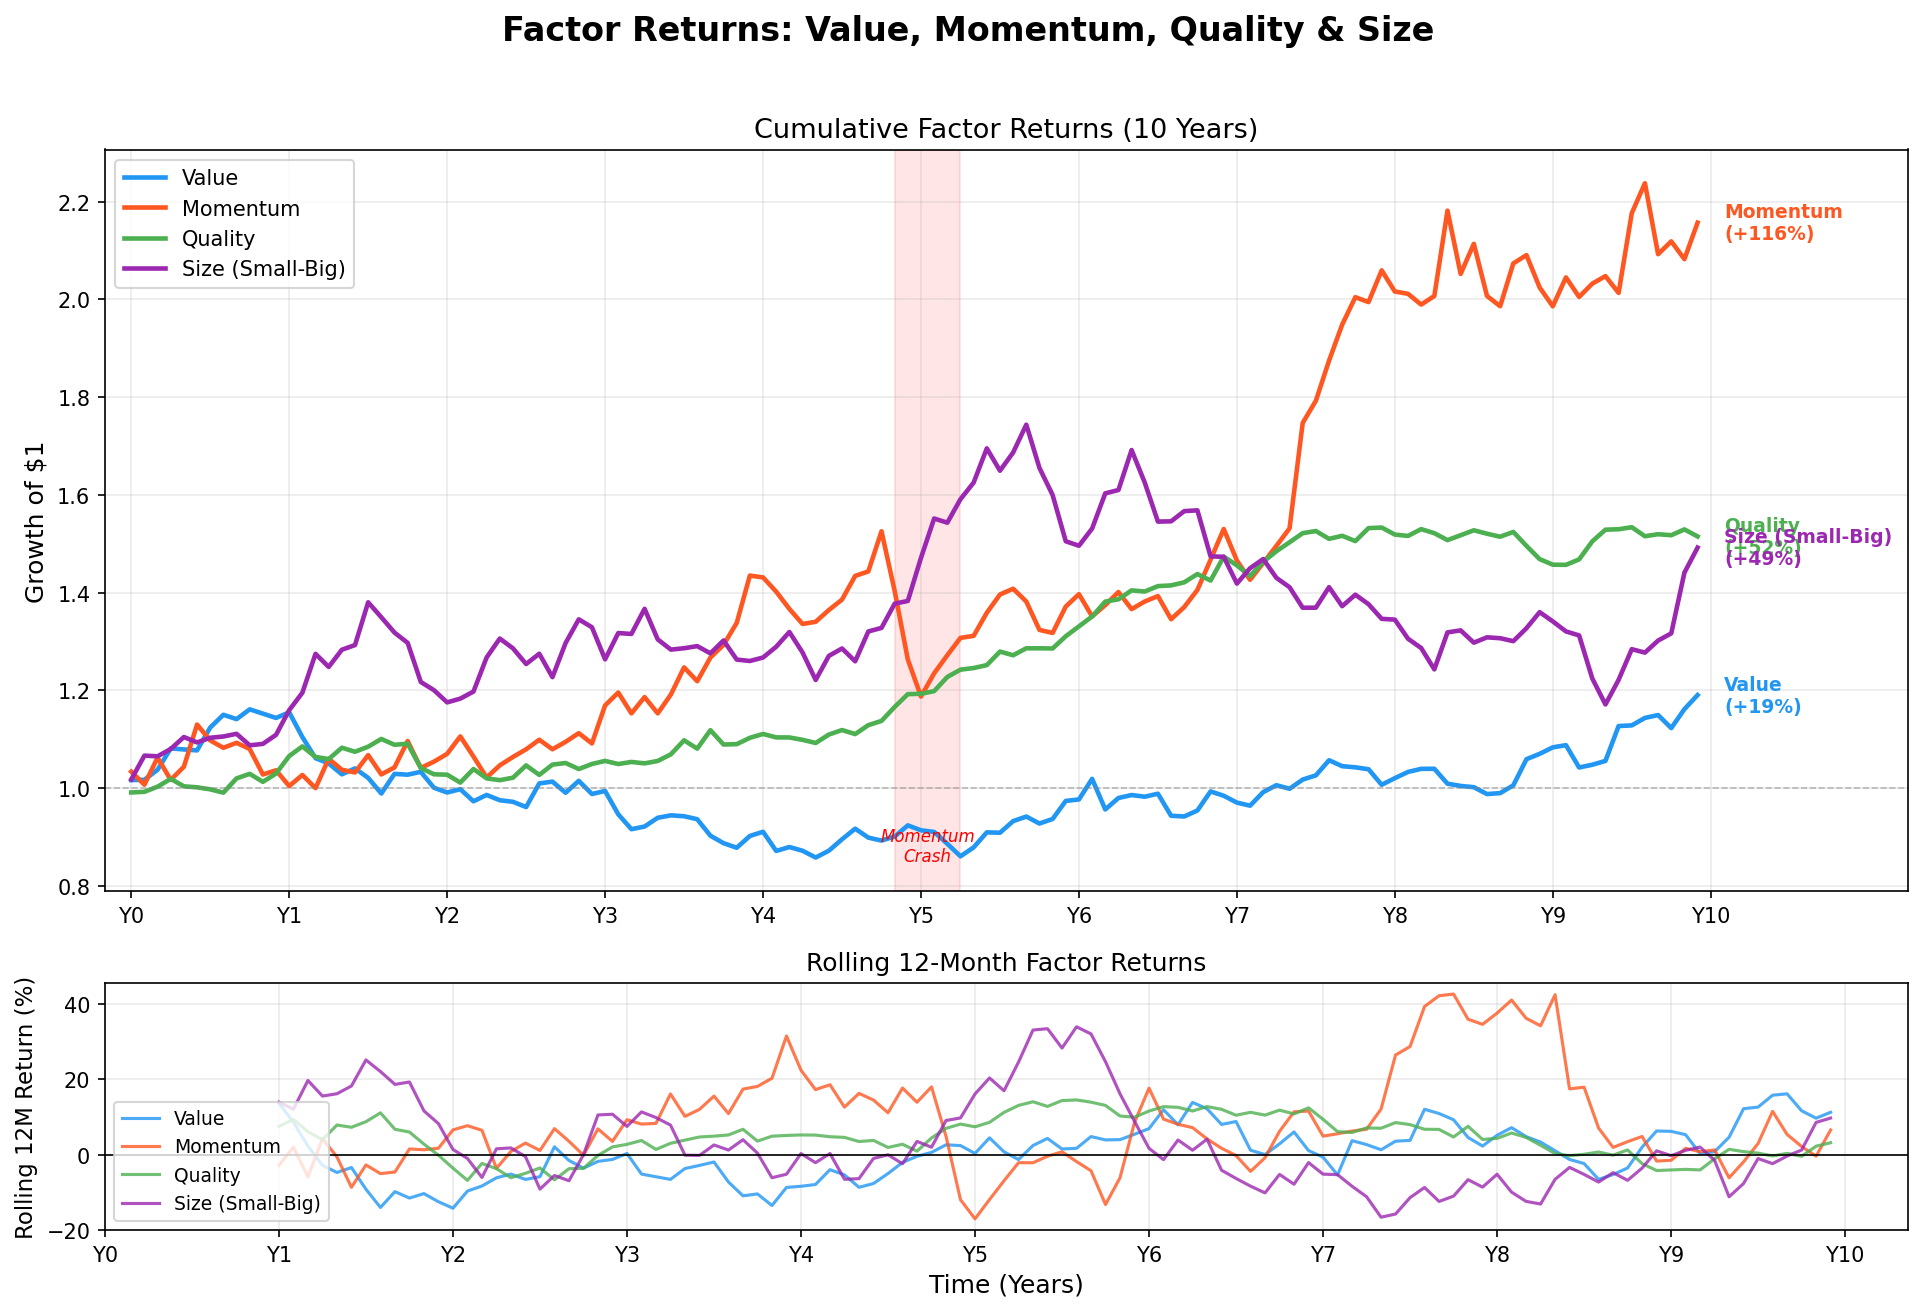

Reproduce this figure in Python.
"""
Week 23 - Factor Returns Visualization
========================================
Line chart showing cumulative returns of Value, Momentum, Quality,
and Size factors over time.
Output: week23_factor_returns.png
"""

import numpy as np
import matplotlib.pyplot as plt
import os

# ---------------------------------------------------------------------------
# 1. Generate synthetic factor return data (10 years, monthly)
# ---------------------------------------------------------------------------
np.random.seed(42)
months = 120  # 10 years
t = np.arange(months)
dates_numeric = t  # months from start

# Monthly expected returns and volatilities for each factor
factors = {
    'Value': {
        'monthly_ret': 0.004,    # ~5% annualised premium
        'monthly_vol': 0.025,
        'color': '#2196F3',
        'style': '-',
    },
    'Momentum': {
        'monthly_ret': 0.006,    # ~7.5% annualised premium
        'monthly_vol': 0.035,
        'color': '#FF5722',
        'style': '-',
    },
    'Quality': {
        'monthly_ret': 0.003,    # ~3.6% annualised premium
        'monthly_vol': 0.015,
        'color': '#4CAF50',
        'style': '-',
    },
    'Size (Small-Big)': {
        'monthly_ret': 0.002,    # ~2.4% annualised premium
        'monthly_vol': 0.030,
        'color': '#9C27B0',
        'style': '-',
    },
}

# Add regime effects: value does poorly mid-period, momentum crashes
# This creates more realistic-looking divergences
factor_data = {}
for name, params in factors.items():
    monthly_returns = np.random.normal(params['monthly_ret'],
                                       params['monthly_vol'], months)

    # Add regime effects for realism
    if name == 'Value':
        # Value underperforms in growth-led years (year 4-6)
        monthly_returns[36:72] -= 0.003
        # Value recovers strongly later
        monthly_returns[84:] += 0.002
    elif name == 'Momentum':
        # Momentum crash around month 60 (like 2009)
        monthly_returns[58:63] = np.array([-0.08, -0.10, -0.06, 0.04, 0.03])
        # Strong recovery after
        monthly_returns[63:75] += 0.005
    elif name == 'Quality':
        # Quality is more stable, slight boost in downturns
        monthly_returns[58:63] += 0.01

    # Cumulative return (growth of $1)
    cumulative = np.cumprod(1 + monthly_returns)
    factor_data[name] = {
        'monthly': monthly_returns,
        'cumulative': cumulative,
        'params': params,
    }

# ---------------------------------------------------------------------------
# 2. Plot
# ---------------------------------------------------------------------------
fig, (ax1, ax2) = plt.subplots(2, 1, figsize=(13, 9),
                                gridspec_kw={'height_ratios': [3, 1]})
fig.suptitle('Factor Returns: Value, Momentum, Quality & Size',
             fontsize=16, fontweight='bold', y=0.97)

# Year labels for x-axis
year_labels = [f'Y{i}' for i in range(11)]
year_ticks  = [i * 12 for i in range(11)]

# -- Top panel: cumulative returns --
for name, data in factor_data.items():
    params = data['params']
    ax1.plot(t, data['cumulative'], color=params['color'],
             linewidth=2.2, linestyle=params['style'], label=name)

    # End label
    final_val = data['cumulative'][-1]
    total_ret = (final_val - 1) * 100
    ax1.text(months + 1, final_val, f'{name}\n({total_ret:+.0f}%)',
             fontsize=9, fontweight='bold', color=params['color'],
             va='center')

ax1.axhline(y=1, color='gray', linestyle='--', linewidth=0.8, alpha=0.5)

# Highlight momentum crash
ax1.axvspan(58, 63, alpha=0.1, color='red')
ax1.text(60.5, 0.85, 'Momentum\nCrash', ha='center', fontsize=8,
         color='red', fontstyle='italic')

ax1.set_ylabel('Growth of $1', fontsize=12)
ax1.set_xticks(year_ticks)
ax1.set_xticklabels(year_labels)
ax1.set_title('Cumulative Factor Returns (10 Years)', fontsize=13)
ax1.legend(loc='upper left', fontsize=10)
ax1.grid(True, alpha=0.25)
ax1.set_xlim(-2, months + 15)

# -- Bottom panel: rolling 12-month returns --
for name, data in factor_data.items():
    params = data['params']
    # Rolling 12-month return
    rolling_12m = np.full(months, np.nan)
    for i in range(12, months):
        rolling_12m[i] = (data['cumulative'][i] /
                          data['cumulative'][i - 12] - 1) * 100

    ax2.plot(t, rolling_12m, color=params['color'],
             linewidth=1.5, alpha=0.8, label=name)

ax2.axhline(y=0, color='black', linewidth=0.8)
ax2.set_xlabel('Time (Years)', fontsize=12)
ax2.set_ylabel('Rolling 12M Return (%)', fontsize=11)
ax2.set_title('Rolling 12-Month Factor Returns', fontsize=12)
ax2.set_xticks(year_ticks)
ax2.set_xticklabels(year_labels)
ax2.legend(loc='lower left', fontsize=9)
ax2.grid(True, alpha=0.25)

plt.tight_layout(rect=[0, 0, 1, 0.95])

# ---------------------------------------------------------------------------
# 3. Save
# ---------------------------------------------------------------------------
output_path = os.path.join(os.path.dirname(__file__),
                           'week23_factor_returns.png')
plt.savefig(output_path, dpi=150, bbox_inches='tight')
plt.close()
print(f"Saved: {output_path}")
